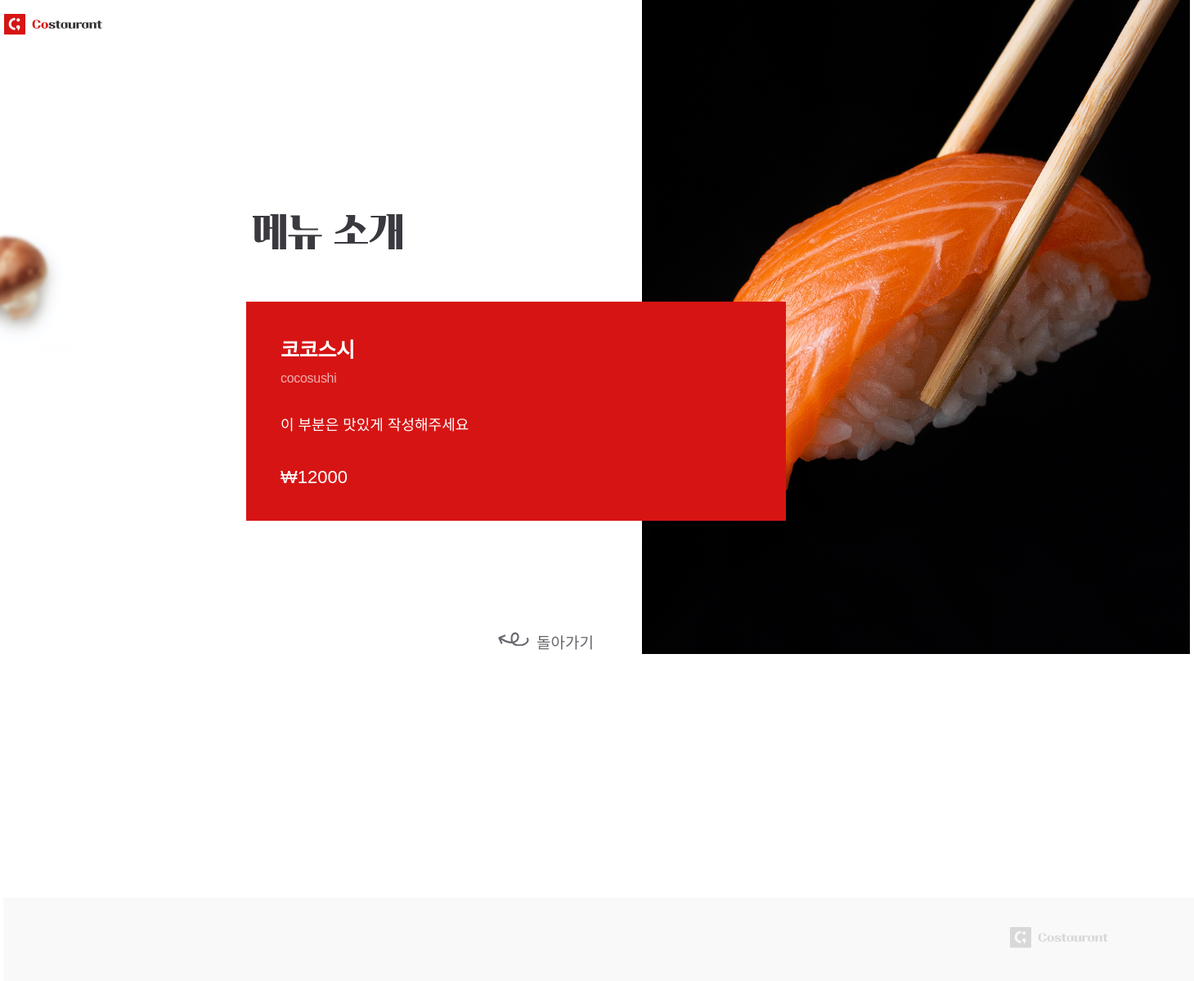
The app's page /menus/1/, older data.
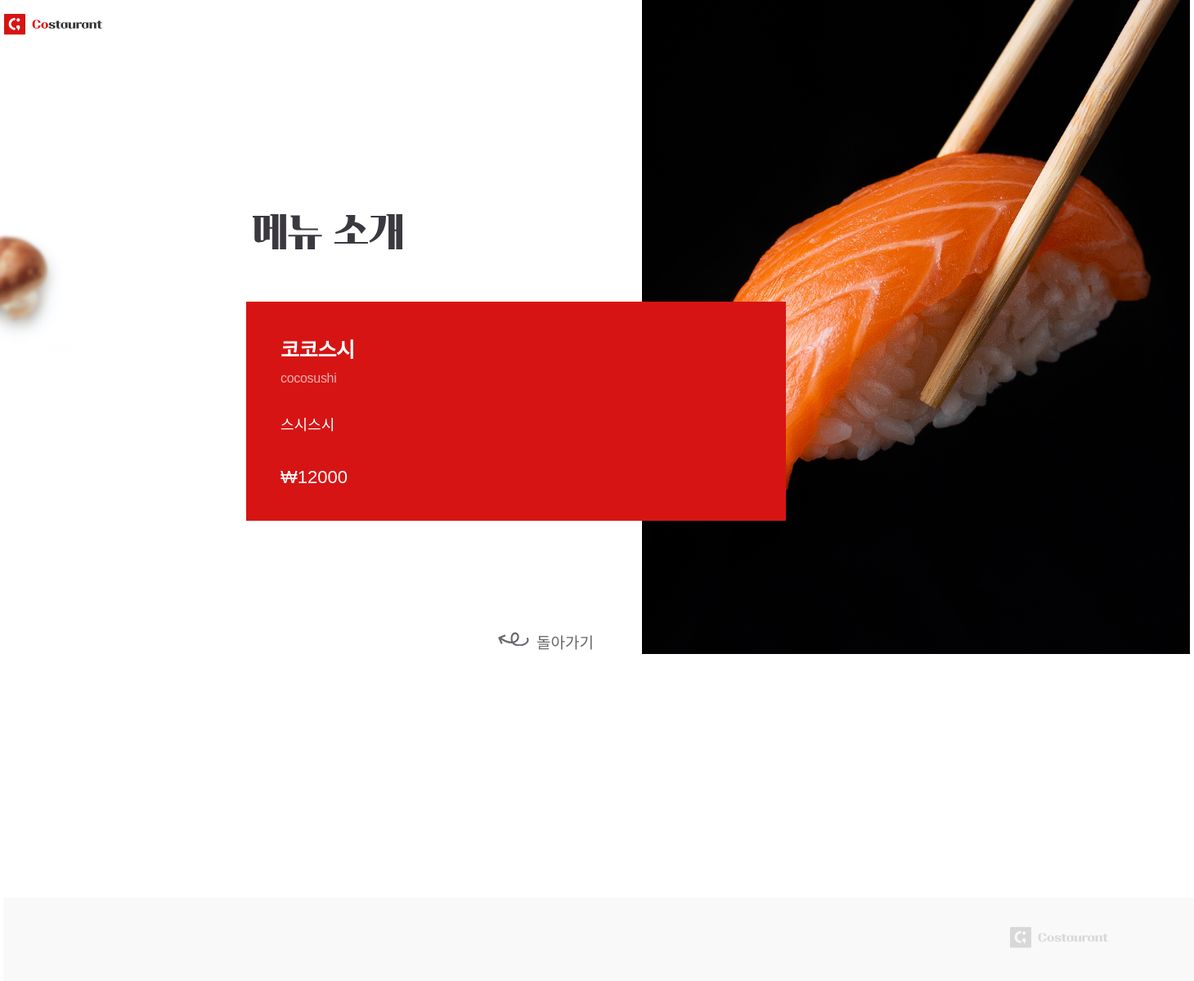
The same page, newer data.
### menus/models.py (models this page shows, shortened)
class Menu(models.Model):
    name = models.CharField(max_length=80)
    name_eng = models.CharField(max_length=80)
    description = models.CharField(max_length=120)
    price = models.IntegerField()
    img_path = models.CharField(max_length=255)

### menus/views.py (the view)
# urls.py: path('<int:pk>/', views.detail),
def detail(request, pk):
    context = dict()
    menu = Menu.objects.get(id=pk)
    context["menu"] = menu
    return render(request, 'menus/detail.html', context)

### menus/templates/menus/detail.html (shortened to what this page needs)
{% load static %}
<!DOCTYPE html>
<html>
<head>
  <link rel="stylesheet" href="{% static 'menus/css/detail_styles.css' %}">
  <link rel="stylesheet" type="text/css" href="https://cdn.rawgit.com/moonspam/NanumSquare/master/nanumsquare.css">
</head>
<body>
  <div id="header">
    <div class="container">
      <div class="nav">
        <a href="/menus/">
          <img src="{% static 'menus/images/logo-color.svg' %}">
        </a>
      </div>
    </div>
    <div id="content">
      <div class="container">
        <div class="header">
          <h2>
            <img src="{% static 'menus/images/menu-txt.svg' %}">
          </h2>
          <div class="menu_img">
            <img src={% get_static_prefix %}{{menu.img_path}}>
          </div>
          <div class="menu_info">
            <h3>{{menu.name}}</h3>
            <h4>{{menu.name_eng}}</h4>
            <p class="menu-desc">{{menu.description}}</p>
            <p class="price">&#8361;{{menu.price}}</p>
          </div>
          <div class="back-main">
            <a href="/menus/">돌아가기</a>
          </div>
        </div>
      </div>
    </div>
    <div id="footer">
      <div class="container">
        <div class="footer">
          <img src="{% static 'menus/images/logo-gray.svg' %}">
        </div>
      </div>
    </div>
</body>

Row changes from the older to the newer data that the page shows:
changed Menu "코코스시": description "이 부분은 맛있게 작성해주세요" → "스시스시"
